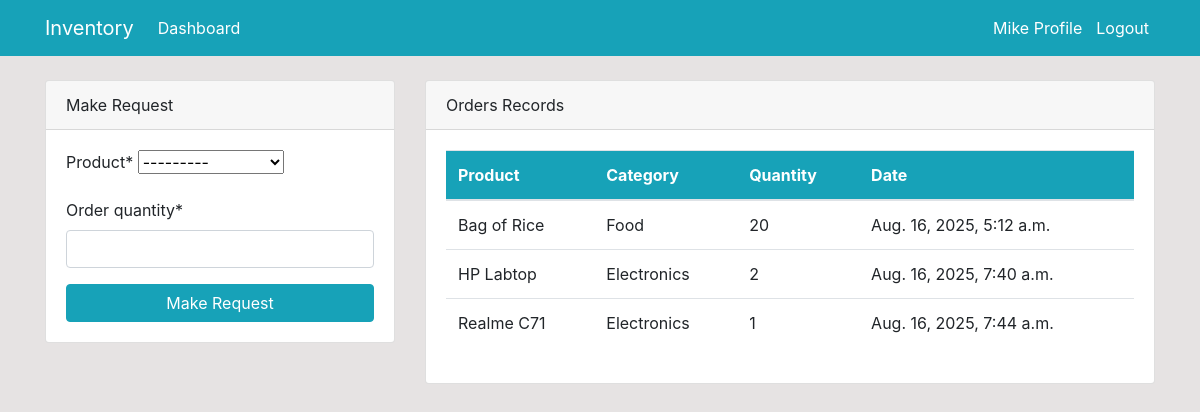
The page /dashboard/ (signed in) on the database its author committed.
### dashboard/models.py (models this page shows, shortened)
class Order(models.Model):
    product = models.ForeignKey(Product, on_delete=models.CASCADE)
    order_quantity = models.PositiveIntegerField(null=True)
    staff = models.ForeignKey(User, models.CASCADE, null=True)
    date = models.DateTimeField(auto_now_add=True)
    class Meta:
        verbose_name_plural = 'Order'

class Product(models.Model):
    name = models.CharField(max_length=100 , null=True)
    category = models.CharField(max_length=100 , null=True, choices=CATEGORY)
    quantity = models.PositiveIntegerField(null=True)
    class Meta:
        verbose_name_plural = 'Product'
    def __str__(self):
        return f'{self.name}-{self.quantity}'

### dashboard/views.py (the view)
# urls.py: path('dashboard/', views.Home , name='dashboard-home'),
@login_required
def Home(request):
    orders = Order.objects.all()
    orders_count = orders.count()
    products = Product.objects.all()
    products_count = products.count()
    workers = User.objects.all()
    worker_count = workers.count()
    if request.user.is_staff and request.user.is_superuser:
        context ={
            'orders': orders,
            'products':products,
            'worker_count': worker_count,
            'products_count': products_count,
            'orders_count': orders_count,
        }
        return render(request, 'dashboard/admin_index.html', context)
    else:
        if request.method == 'POST':
            form = OrderForm(request.POST)
            if form.is_valid():
                instance =form.save(commit=False)
                instance.staff = request.user
                product =instance.product
                ordered_qty = instance.order_quantity
                if product.quantity >= ordered_qty:
                    product.quantity -= ordered_qty
                    product.save()
                    instance.save()
                    messages.success(request, f'Order Placed for {product.name}. Remaining Stock : {product.quantity}')
                    return redirect('dashboard-home')
                else:
                    messages.error(request, f'Not enough stock of {product.name}, Available: {product.quantity}')
        else:
            form = OrderForm()
        context ={
            'orders': orders,
            'form' : form,
            'products':products
        }
        return render(request, 'dashboard/staff_index.html', context)

### dashboard/forms.py
class OrderForm(forms.ModelForm):
    class Meta:
        model = Order
        fields = ['product', 'order_quantity']

### dashboard/templates/dashboard/staff_index.html (shortened to what this page needs)
{% extends 'common_code/base.html' %}
{% load static %}
{% load crispy_forms_tags %}
{% block main-content %}
<div class="container">
    <div class="row mt-4">
        <div class="col-md-4">
            <div class="card">
                <div class="card-header">
                    Make Request
                </div>
                <div class="card-body">
                    <form method="POST">
                        {{form|crispy}}
                        <input class="btn btn-info btn-block" type="submit" value="Make Request">
                    </form>
                </div>
            </div>
        </div>
        <div class="col-md-8">
            <div class="card">
                <div class="card-header">
                    Orders Records
                </div>
                <div class="card-body">
                    <table class="table bg-white">
                        <thead class="bg-info text-white">
                            <tr>
                                <th scope="col">Product</th>
                                <th scope="col">Category</th>
                                <th scope="col">Quantity</th>
                                <th scope="col">Date</th>
                            </tr>
                        </thead>
                        <tbody>
                            {% for orders in orders %}
                            {% if orders.staff == user %}
                            <tr>
                                <td>{{orders.product.name}}</td>
                                <td>{{orders.product.category}}</td>
                                <td>{{orders.order_quantity}}</td>
                                <td>{{orders.date}}</td>
                            </tr>
                            {% endif %}
                            {% endfor %}
                        </tbody>
                    </table>
                </div>
            </div>
        </div>
    </div>
</div>
{% endblock main-content %}

### dashboard/templates/common_code/base.html (shortened to what this page needs)
{% load static %}
<!DOCTYPE html>
<html lang="en">
<head>
     <link rel="stylesheet" href="{% static 'css/bootstrap.min.css' %}">
     <link rel="stylesheet" href="https://cdnjs.cloudflare.com/ajax/libs/font-awesome/7.0.0/css/all.min.css">
     <link rel="stylesheet" href="{% static 'css/style.css' %}">
</head>
<body>
    <nav class="navbar navbar-expand-lg navbar-info bg-info">
        {% if user.is_authenticated %}
        <div class="container">
            <a class="navbar-brand text-white" href="{% url 'dashboard-home' %}">Inventory</a>
            <div class="collapse navbar-collapse" id="navbarSupportedContent">
                <ul class="navbar-nav mr-auto">
                    <li class="nav-item active">
                        <a class="nav-link text-white" href="{% url 'dashboard-home' %}">Dashboard </a>
                    </li>
                </ul>
                <ul class="navbar-nav ml-auto">
                    <li class="nav-item active">
                        <a class="nav-link text-white" href="{% url 'user-profile' %}">{{user.username}} Profile </a>
                    </li>
                    <li class="nav-item">
                         <form method="POST" action="{% url 'user-logout' %}">
                            <button type="submit" style="background: none; border: none; padding-top: 8px; color: white;">Logout</button>
                        </form>
                    </li>
                </ul>
            </div>
            {% endif %}
        </div>
    </nav>
    {% block main-content %} {% endblock %}
</body>
</html>

### dashboard/static/css/style.css (style rules this page uses)
body { background: rgb(230, 227, 227); }

### rows shown on the page
Order: product.name "Bag of Rice", product.category "Food", order_quantity "20", date "Aug. 16, 2025, 5:12 a.m."
Order: product.name "HP Labtop", product.category "Electronics", order_quantity "2", date "Aug. 16, 2025, 7:40 a.m."
Order: product.name "Realme C71", product.category "Electronics", order_quantity "1", date "Aug. 16, 2025, 7:44 a.m."

### other values the page prints
{{ user.username }} "Mike"
